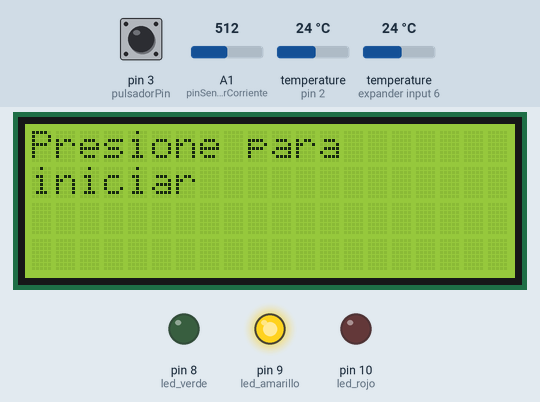
A sketch run on a simulated Arduino Uno, built with avr-gcc and run on an emulated ATmega328P. Parts: 20×4 character LCD, output pins drawn as LEDs (lit = HIGH). The test bench sets the inputs (shaded band); at power-on: pin 3 (pulsadorPin) HIGH, temperature (sensors on pin 2, expander input 6) 24 °C, A1 (pinSensorCorriente) = 512. What the sketch prints to the serial monitor is not drawn.

Above: at 1.2 s.
1.3 s: pin 3 (pulsadorPin) pulled LOW for 0.15 s
At 4.1 s:
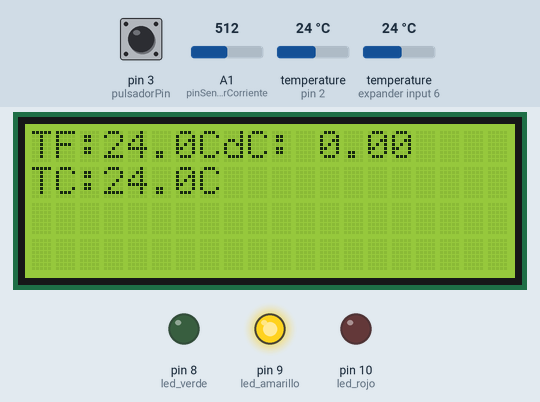
4.4 s: temperature (sensor on pin 2) set to 9 °C
7.4 s: temperature (sensor on pin 2) set to 10.5 °C
At 9.6 s:
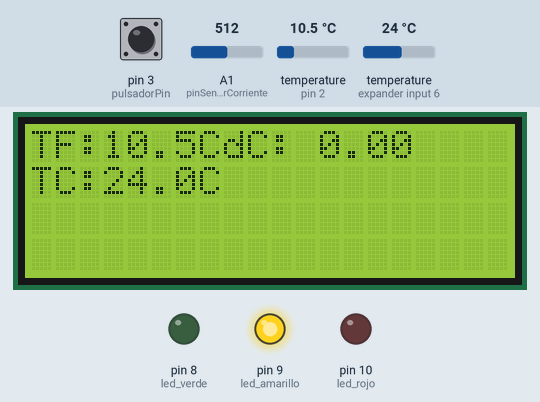
13.4 s: temperature (sensor on expander input 6) set to 19 °C
At 15.9 s:
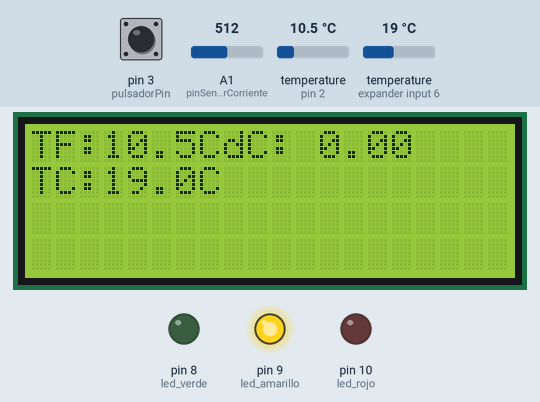
16.2 s: temperature (sensor on pin 2) set to 12 °C
At 21.1 s:
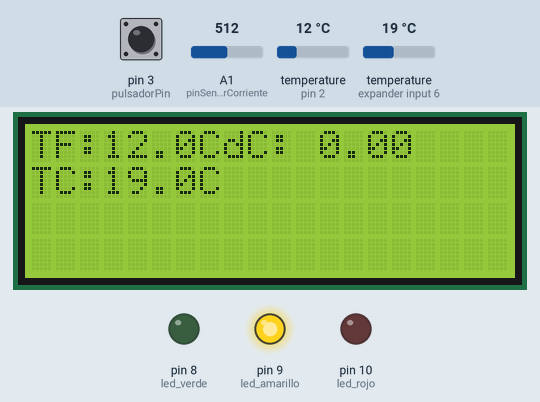
Timing chart, 0 to 22.1 s (numbered marks = the images above; inputs shaded):
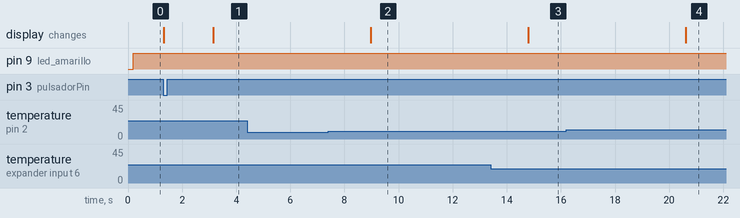

Measured:
- after the input at 1.3 s, the display: first changes at once (image 1 shows a later state)
- after the input at 4.4 s, every drawn part: stays the same
- after the input at 7.4 s, pin 9 (led_amarillo): stays HIGH (without the input it goes to LOW after 1.6 s); pin 10 (led_rojo): stays LOW (without the input it goes to HIGH after 1.6 s); the display: changes after 1.6 s (image 2)
- after the input at 13.4 s, the display: changes after 1.4 s (image 3)
- after the input at 16.2 s, the display: changes after 4.4 s (image 4)

The sketch:

medidor_V1.1.ino
```cpp
  #include <OneWire.h>
  #include <DallasTemperature.h>
  #include <Wire.h>
  #include <LiquidCrystal_I2C.h>

  const int oneWireBus = 2;
  const int pulsadorPin = 3;  // Ajusta el número del pin del pulsador

  DeviceAddress sensorFrio = { 0x28, 0x52, 0x1E, 0x28, 0x0, 0x0, 0x80, 0x60 };
  DeviceAddress sensorCaliente = { 0x28, 0x68, 0x4, 0x28, 0x0, 0x0, 0x80, 0x83 };

  OneWire oneWire(oneWireBus);
  DallasTemperature sensors(&oneWire);

  const int led_verde = 8;
  const int led_rojo = 10;
  const int pinSensorCorriente = A1;  // Cambia el número del pin según tu configuración
  const int led_amarillo = 9;
  LiquidCrystal_I2C lcd(0x27, 20, 4);

  boolean arranqueIniciado = false;

  void setup() {
    sensors.begin();
    pinMode(led_verde, OUTPUT);
    pinMode(led_rojo, OUTPUT);
    pinMode(led_amarillo, OUTPUT);
    pinMode(pinSensorCorriente, INPUT);
    pinMode(pulsadorPin, INPUT_PULLUP);  // Configura el pin del pulsador como entrada con resistencia pull-up
    lcd.init();
    lcd.backlight();
    Serial.begin(9600);
    digitalWrite(led_amarillo, LOW);
  }

  void loop() {
    if (digitalRead(pulsadorPin) == LOW && !arranqueIniciado) {
      arranqueIniciado = true;

      lcd.clear();
      lcd.setCursor(0, 0);
      lcd.print("Arrancando...");
      delay(1000);  // Puedes ajustar el tiempo de espera según tus necesidades

      while (arranqueIniciado) {
        sensors.requestTemperatures();
        float tempFrio = sensors.getTempC(sensorFrio);
        float tempCaliente = sensors.getTempC(sensorCaliente);

        // Lectura de corriente usando el sensor ACS712
        int sensorValue = analogRead(pinSensorCorriente);
        float corriente = (sensorValue - 512) / 102.3;  // Ajuste según la sensibilidad del ACS712

        lcd.setCursor(9, 0);
        lcd.print("C: ");
        lcd.print(corriente);

        lcd.setCursor(0, 0);
        lcd.print("TF: ");
        lcd.setCursor(3, 0);
        lcd.print(tempFrio);
        lcd.setCursor(7, 0);
        lcd.print("C");

        lcd.setCursor(0, 1);
        lcd.print("TC: ");
        lcd.setCursor(3, 1);
        lcd.print(tempCaliente);
        lcd.setCursor(7, 1);
        lcd.println("C");
        lcd.setCursor(8, 1);
        lcd.println("        ");

        // Verificación de las condiciones de temperatura y encendido de LEDs
        if (tempFrio <= 10.0 && tempCaliente >= 70.0) {
          digitalWrite(led_rojo, LOW);
          digitalWrite(led_verde, HIGH);
          digitalWrite(led_amarillo, LOW);
        lcd.clear();
          lcd.setCursor(0, 0);
          lcd.print("Maquina  ");
          lcd.setCursor(0, 1);
          lcd.print("aprobada");
          delay(10000);
          arranqueIniciado = false;
        } else if (tempCaliente >= 70.0 && tempFrio > 10.0) {
          digitalWrite(led_rojo, HIGH);
          digitalWrite(led_verde, LOW);
          digitalWrite(led_amarillo, LOW);
          lcd.setCursor(0, 0);
          lcd.print("Error 2");
          delay(10000);
          arranqueIniciado = false;
        } else if (tempCaliente <= 70.0 && tempFrio <= 10.0) {
          digitalWrite(led_rojo, HIGH);
          digitalWrite(led_verde, LOW);
          digitalWrite(led_amarillo, LOW);
          lcd.setCursor(1,1);
          lcd.print("Error 1");
          delay(10000);
          arranqueIniciado = false;
        }

        Serial.println(corriente);  // Muestra la corriente en la consola serial
        delay(5000);
      }
    } else {
      // Si el pulsador no está presionado, muestra el mensaje en la pantalla LCD
      arranqueIniciado = false;
      lcd.clear();
      lcd.setCursor(0, 0);
      lcd.print("Presione para");
      lcd.setCursor(0, 1);
      lcd.print("iniciar");
      delay(100);
      digitalWrite(led_amarillo, HIGH);
      digitalWrite(led_rojo, LOW);
      digitalWrite(led_verde, LOW);
    }
  }
```
